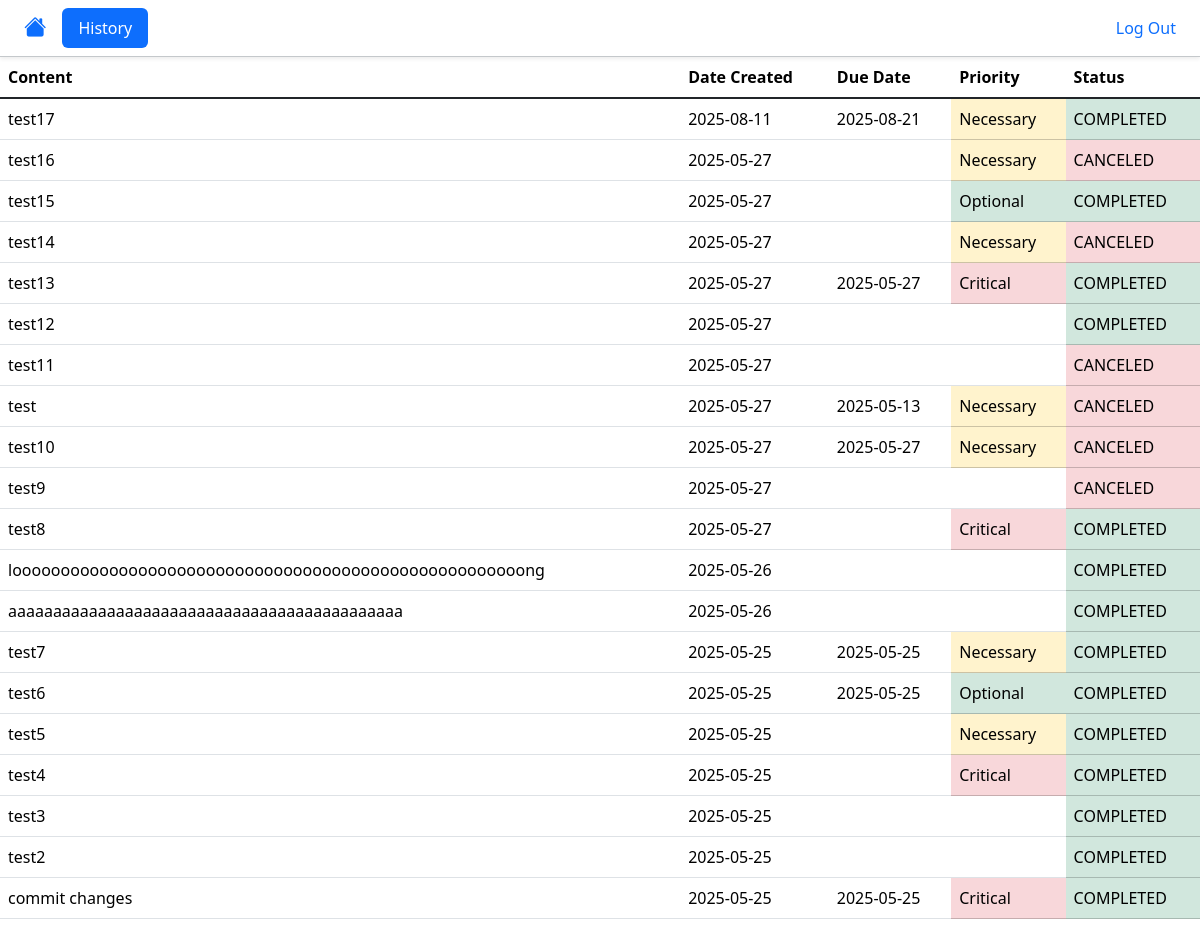
The app's page /history (signed in) with its own data.
### tables this page shows
CREATE TABLE tasks (
id INTEGER PRIMARY KEY AUTOINCREMENT,
user_id INTEGER,
content TEXT,
creation_date DATETIME DEFAULT CURRENT_TIMESTAMP,
due_date TEXT,
priority INTEGER,
status TEXT DEFAULT 'pending');

### app.py (the view)
@app.route("/history")
@login_required
def history():
    records = db.execute("SELECT content, creation_date, due_date, priority, status FROM tasks WHERE user_id = ? ORDER BY creation_date DESC", session["user_id"])
    return render_template("history.html", records=records)

### flask_filters.py (called while the page is built)
def format_none(val):
    if not val or str == None:
        return ''
    return val

def format_date(date):
    return datetime.fromisoformat(date).strftime('%Y-%m-%d')

def priority_table_color(priority):
    if priority == 3:
        return 'table-danger'
    elif priority == 2:
        return 'table-warning'
    elif priority == 1:
        return 'table-success'
    else:
        return ''

def format_priority(priority):
    if priority == 3:
        return 'Critical'
    elif priority == 2:
        return 'Necessary'
    elif priority == 1:
        return 'Optional'
    else:
        return priority

def format_status_table(status):
    if status == 'completed':
        return 'table-success'
    elif status == 'canceled':
        return 'table-danger'
    elif status == 'pending':
        return 'table-warning'
    else:
        return ''

### helpers.py (called while the page is built)
def login_required(func):
    @wraps(func)
    def wrapper(*args, **kwargs):
        if not session.get('user_id'):
            return redirect('/login')
        return func(*args, **kwargs)
    return wrapper

### templates/history.html (shortened to what this page needs)
{% extends 'layout.html' %}
{% block body %}
<div class="table-responsive">
<table class="table">
    <thead>
        <tr>
            <th>Content</th>
            <th>Date Created</th>
            <th>Due Date</th>
            <th>Priority</th>
            <th>Status</th>
        </tr>
    </thead>
    <tbody class="table-group-divider">
        {% for record in records %}
            <tr>
                <td class="text-truncate">{{ record.content }}</td>
                <td>{{ record.creation_date | format_date }}</td>
                <td>{{ record.due_date }}</td>
                <td class="{{ record.priority | priority_table_color }}">{{ record.priority | format_none | format_priority }}</td>
                <td class="{{record.status | format_status_table }}">{{ record.status | upper }}</td>
            </tr>
        {% endfor %}
    </tbody>
</table>
</div>
{% endblock %}

### templates/layout.html (shortened to what this page needs)
<!DOCTYPE html>
<html lang="en">
<head>
    <link href="https://cdn.jsdelivr.net/npm/bootstrap@5.3.6/dist/css/bootstrap.min.css" rel="stylesheet">
    <link rel="stylesheet" href="https://cdn.jsdelivr.net/npm/bootstrap-icons@1.13.1/font/bootstrap-icons.min.css">
    <link rel="stylesheet" href="static/style.css">
</head>
<body>
    <nav class="navbar border-bottom border-1 border-secondary-subtle shadow-sm">
        <ul class="nav nav-pills ms-2 me-2">
            <li class="nav-item">
                <a href="/" class="nav-link d-flex align-items-center {% if request.path == '/' %}active{% endif %}"><i class="bi bi-house-fill"></i></a></li>
            {% if session['user_id'] %}
            <li class="nav-item">
                <a href="/history" class="nav-link {% if request.path == '/history' %}active{% endif %}">History</a></li>
            {% endif %}
        </ul>
        <ul class="nav nav-pills me-2">
            {% if session['user_id'] %}
            <li class="nav-item"><a href="/logout" class="nav-link">Log Out</a></li>
            {% else %}
            <li class="nav-item"><a href="/login" class="nav-link {% if request.path == '/login' %}active{% endif %}">Log In</a></li>
            <li class="nav-item"><a href="register" class="nav-link {% if request.path == '/register' %}active{% endif %}">Register</a></li>
            {% endif %}
        </ul>
    </nav>
    {% block body %}
    {% endblock %}
</body>
</html>

### static/style.css (style rules this page uses)
.bi-house-fill { font-size: 1.4rem; line-height: 1; }

### records on screen
tasks: content "test17", creation_date "2025-08-11", due_date "2025-08-21", priority "Necessary", status "COMPLETED"
tasks: content "test16", creation_date "2025-05-27", priority "Necessary", status "CANCELED"
tasks: content "test15", creation_date "2025-05-27", priority "Optional", status "COMPLETED"
tasks: content "test14", creation_date "2025-05-27", priority "Necessary", status "CANCELED"
tasks: content "test13", creation_date "2025-05-27", due_date "2025-05-27", priority "Critical", status "COMPLETED"
tasks: content "test12", creation_date "2025-05-27", status "COMPLETED"
tasks: content "test11", creation_date "2025-05-27", status "CANCELED"
tasks: content "test", creation_date "2025-05-27", due_date "2025-05-13", priority "Necessary", status "CANCELED"
tasks: content "test10", creation_date "2025-05-27", due_date "2025-05-27", priority "Necessary", status "CANCELED"
tasks: content "test9", creation_date "2025-05-27", status "CANCELED"
tasks: content "test8", creation_date "2025-05-27", priority "Critical", status "COMPLETED"
tasks: content "looooooooooooooooooooooooooooooooooooooooooooooooooooong", creation_date "2025-05-26", status "COMPLETED"
tasks: content "aaaaaaaaaaaaaaaaaaaaaaaaaaaaaaaaaaaaaaaaaaaa", creation_date "2025-05-26", status "COMPLETED"
tasks: content "test7", creation_date "2025-05-25", due_date "2025-05-25", priority "Necessary", status "COMPLETED"
tasks: content "test6", creation_date "2025-05-25", due_date "2025-05-25", priority "Optional", status "COMPLETED"
tasks: content "test5", creation_date "2025-05-25", priority "Necessary", status "COMPLETED"
tasks: content "test4", creation_date "2025-05-25", priority "Critical", status "COMPLETED"
tasks: content "test3", creation_date "2025-05-25", status "COMPLETED"
tasks: content "test2", creation_date "2025-05-25", status "COMPLETED"
tasks: content "commit changes", creation_date "2025-05-25", due_date "2025-05-25", priority "Critical", status "COMPLETED"
